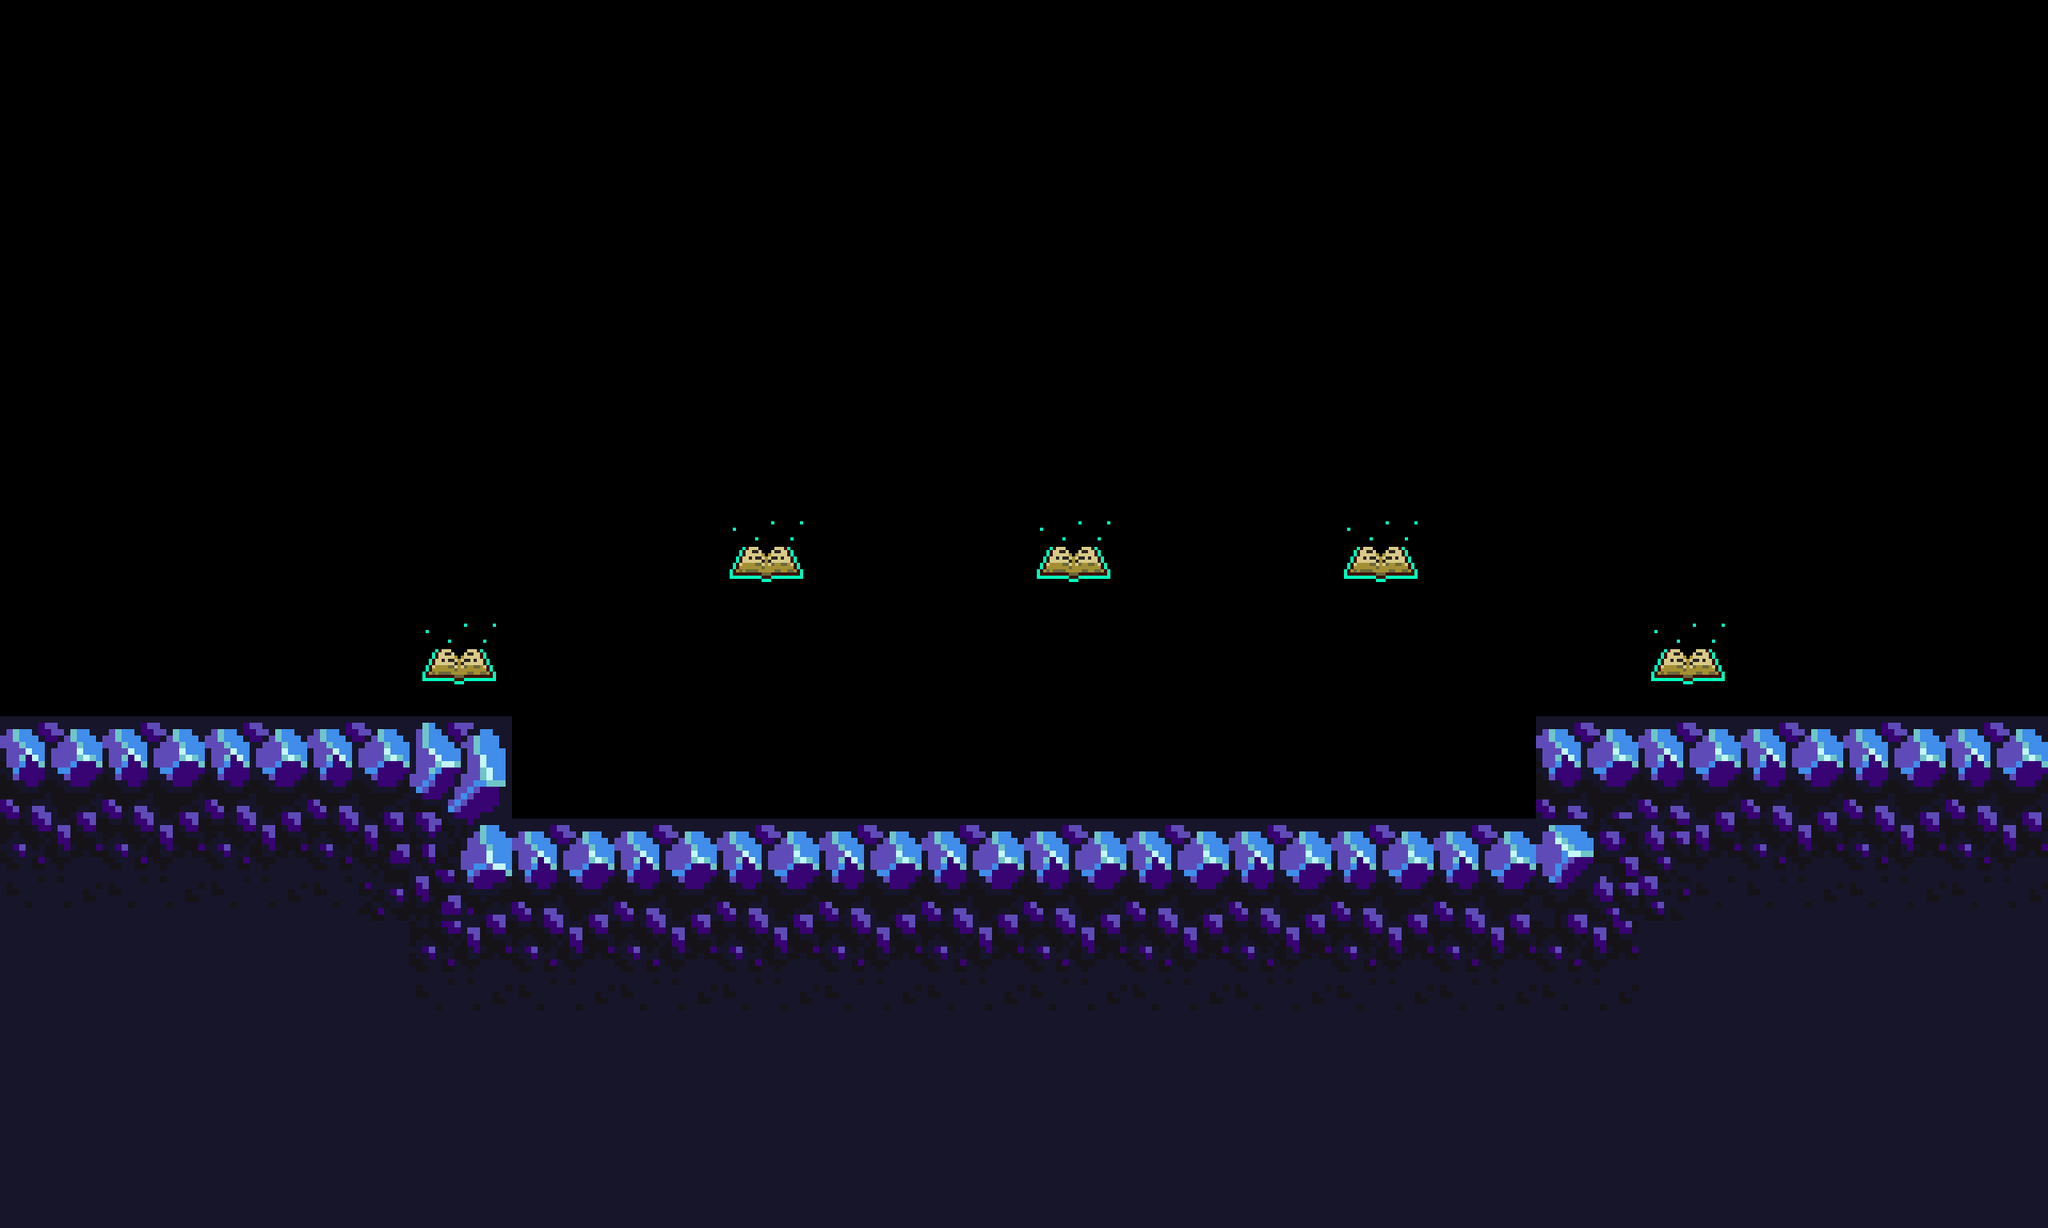

This is a level from a 2D game, rendered from its Tiled map with the project's own tilesets. A one-line summary and the complete map file follow:
An orthogonal 20x12 tile map with 128x128 px tiles, 2 tile layers (bkgr1, obj1), 2 tilesets.

<map version="1.5" tiledversion="1.6.0" orientation="orthogonal" renderorder="right-down" width="20" height="12" tilewidth="128" tileheight="128" infinite="0" nextlayerid="3" nextobjectid="1">
 <tileset firstgid="1" name="cave_rock" tilewidth="128" tileheight="128" tilecount="49" columns="7">
  <image source="rock_cave_128.png" width="896" height="896" />
 </tileset>
 <tileset firstgid="50" name="magic_book_128" tilewidth="128" tileheight="128" tilecount="1" columns="1">
  <image source="magic_book_128.png" width="128" height="128" />
 </tileset>
 <layer id="1" name="bkgr1" width="20" height="12">
  <data encoding="csv">
0,0,0,0,0,0,0,0,0,0,0,0,0,0,0,0,0,0,0,0,
0,0,0,0,0,0,0,0,0,0,0,0,0,0,0,0,0,0,0,0,
0,0,0,0,0,0,0,0,0,0,0,0,0,0,0,0,0,0,0,0,
0,0,0,0,0,0,0,0,0,0,0,0,0,0,0,0,0,0,0,0,
0,0,0,0,0,0,0,0,0,0,0,0,0,0,0,0,0,0,0,0,
0,0,0,0,0,0,0,0,0,0,0,0,0,0,0,0,0,0,0,0,
0,0,0,0,0,0,0,0,0,0,0,0,0,0,0,0,0,0,0,0,
36,36,36,36,38,0,0,0,0,0,0,0,0,0,0,36,36,36,36,36,
23,23,23,25,13,36,36,36,36,36,36,36,36,36,36,14,24,23,23,23,
20,20,20,20,23,23,23,23,23,23,23,23,23,23,23,23,20,20,20,20,
20,20,20,20,20,20,20,20,20,20,20,20,20,20,20,20,20,20,20,20,
20,20,20,20,20,20,20,20,20,20,20,20,20,20,20,20,20,20,20,20
</data>
 </layer>
 <layer id="2" name="obj1" width="20" height="12">
  <data encoding="csv">
0,0,0,0,0,0,0,0,0,0,0,0,0,0,0,0,0,0,0,0,
0,0,0,0,0,0,0,0,0,0,0,0,0,0,0,0,0,0,0,0,
0,0,0,0,0,0,0,0,0,0,0,0,0,0,0,0,0,0,0,0,
0,0,0,0,0,0,0,0,0,0,0,0,0,0,0,0,0,0,0,0,
0,0,0,0,0,0,0,0,0,0,0,0,0,0,0,0,0,0,0,0,
0,0,0,0,0,0,0,50,0,0,50,0,0,50,0,0,0,0,0,0,
0,0,0,0,50,0,0,0,0,0,0,0,0,0,0,0,50,0,0,0,
0,0,0,0,0,0,0,0,0,0,0,0,0,0,0,0,0,0,0,0,
0,0,0,0,0,0,0,0,0,0,0,0,0,0,0,0,0,0,0,0,
0,0,0,0,0,0,0,0,0,0,0,0,0,0,0,0,0,0,0,0,
0,0,0,0,0,0,0,0,0,0,0,0,0,0,0,0,0,0,0,0,
0,0,0,0,0,0,0,0,0,0,0,0,0,0,0,0,0,0,0,0
</data>
 </layer>
</map>